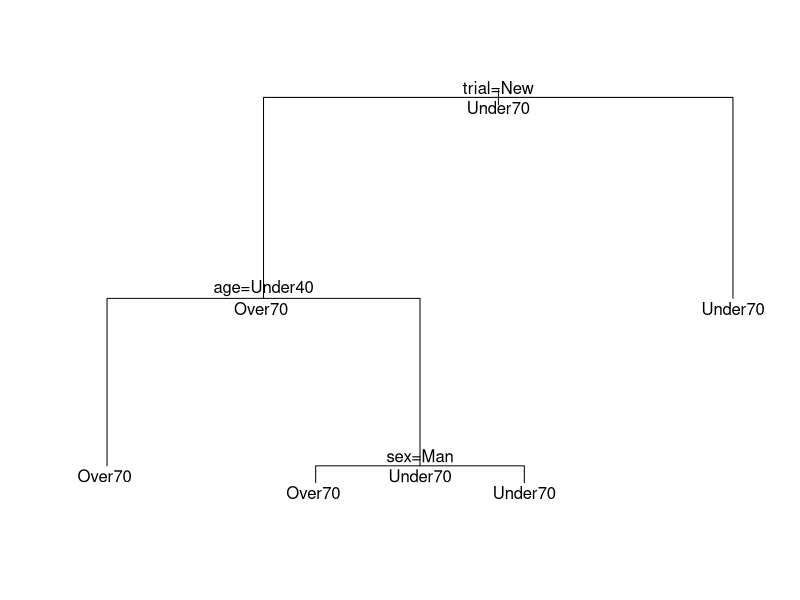
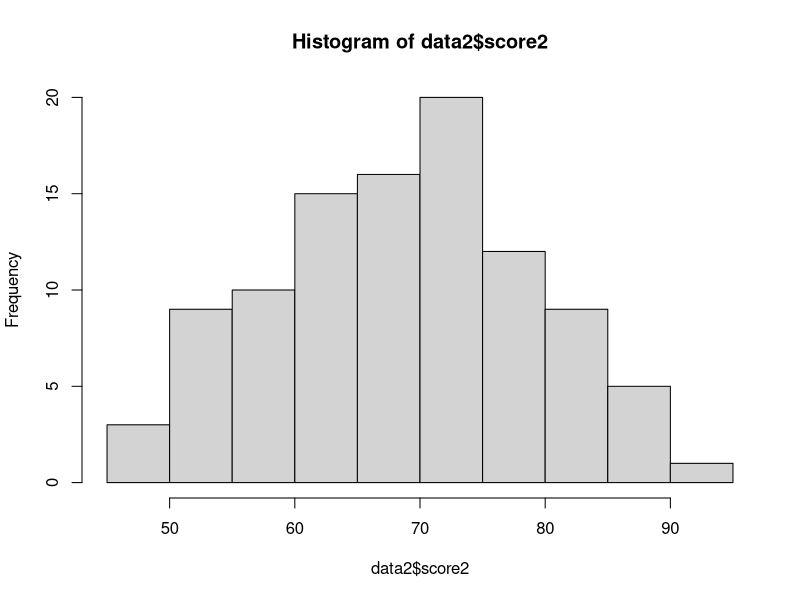

Source code (R) for these figures, in order:
data <- read.csv("data/exam.csv", row.names = 1)
install.packages("rpart")
head(data)
library(rpart)
s2 <- rpart(score~age+sex+trial, data = data, method = 'class')
s2
par(xpd=NA)
s3 <- rpart(score~., data = data, method = 'class')
plot(s2)
text(s2, pretty = 0, all = T)
s2
summary(data)
table(data$score, data$trial)

data2 <- read.csv("data/exam0.csv", header = T, row.names = 1)
head(data2)
data2$score3 <- cut(data2$score2, breaks = c(-Inf, 60, Inf ), right = F, labels = c("Under60", "Over60"))
head(data2)
hist(data2$score2)
